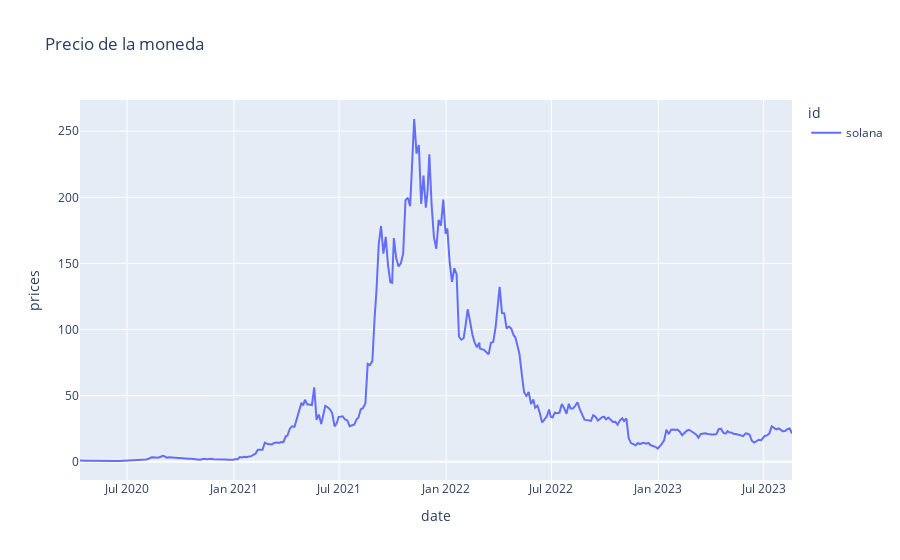

Source (notebook cell):
### Code cell
fig = px.line(solana_df, x="date", y="prices", color="id",
              title="Precio de la moneda")

fig.show()

### Figure 1 — Plotly figure (JSON) as saved in the notebook; plotly's stock layout.template omitted (floating-point values rounded to 4 significant figures; data arrays with more than 128 entries replaced by an {"elided": "..."} marker saying what was removed)
{"data": [{"hovertemplate": "id=solana<br>date=%{x}<br>prices=%{y}<extra></extra>", "legendgroup": "solana", "line": {"color": "#636efa", "dash": "solid"}, "marker": {"symbol": "circle"}, "mode": "lines", "name": "solana", "orientation": "v", "showlegend": true, "type": "scatter", "x": {"elided": "320 str values"}, "xaxis": "x", "y": {"elided": "320 float values"}, "yaxis": "y"}], "layout": {"legend": {"title": {"text": "id"}, "tracegroupgap": 0}, "title": {"text": "Precio de la moneda"}, "xaxis": {"anchor": "y", "domain": [0, 1], "title": {"text": "date"}}, "yaxis": {"anchor": "x", "domain": [0, 1], "title": {"text": "prices"}}}}
